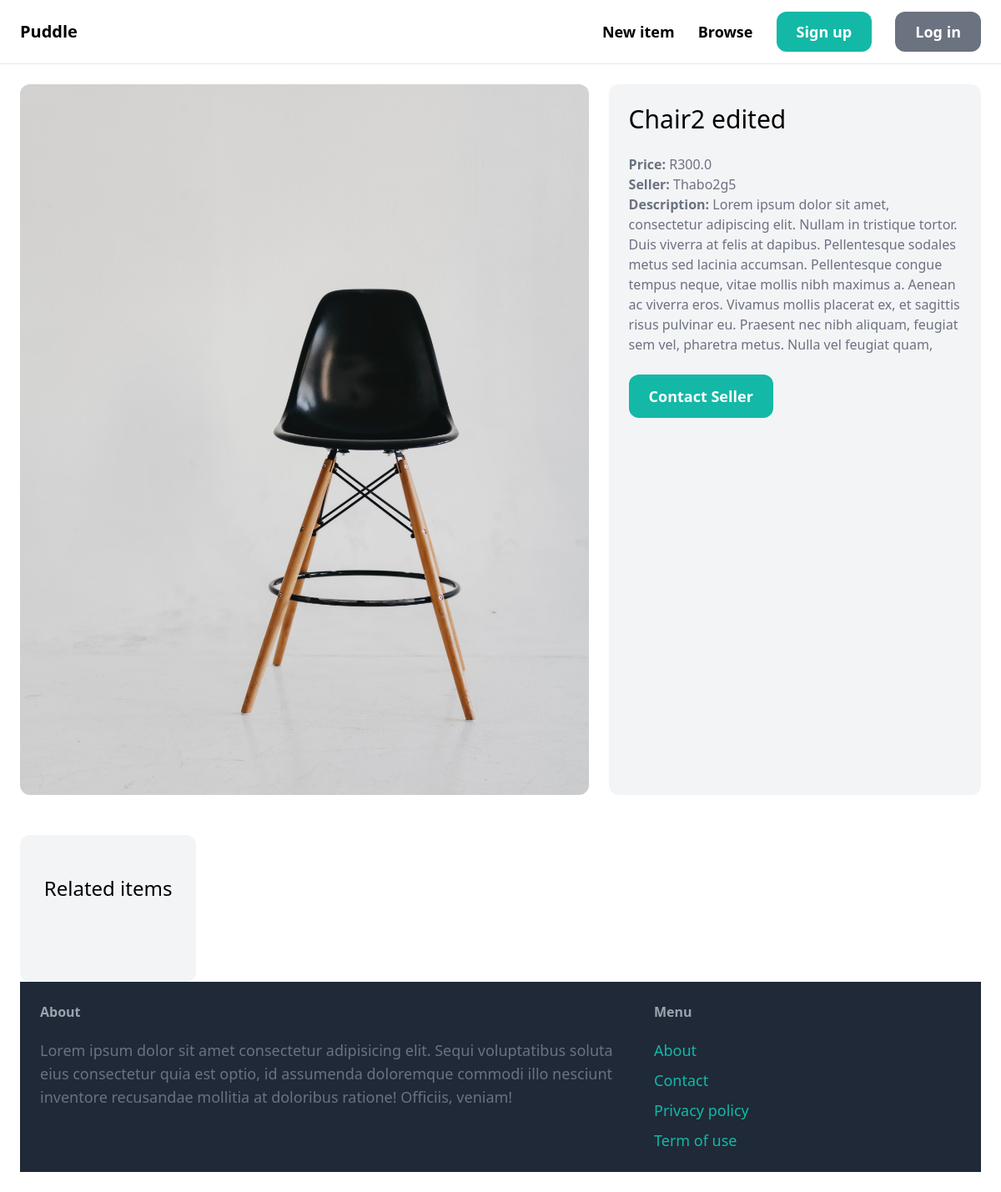
The page /items/5/ on the database as committed earlier.
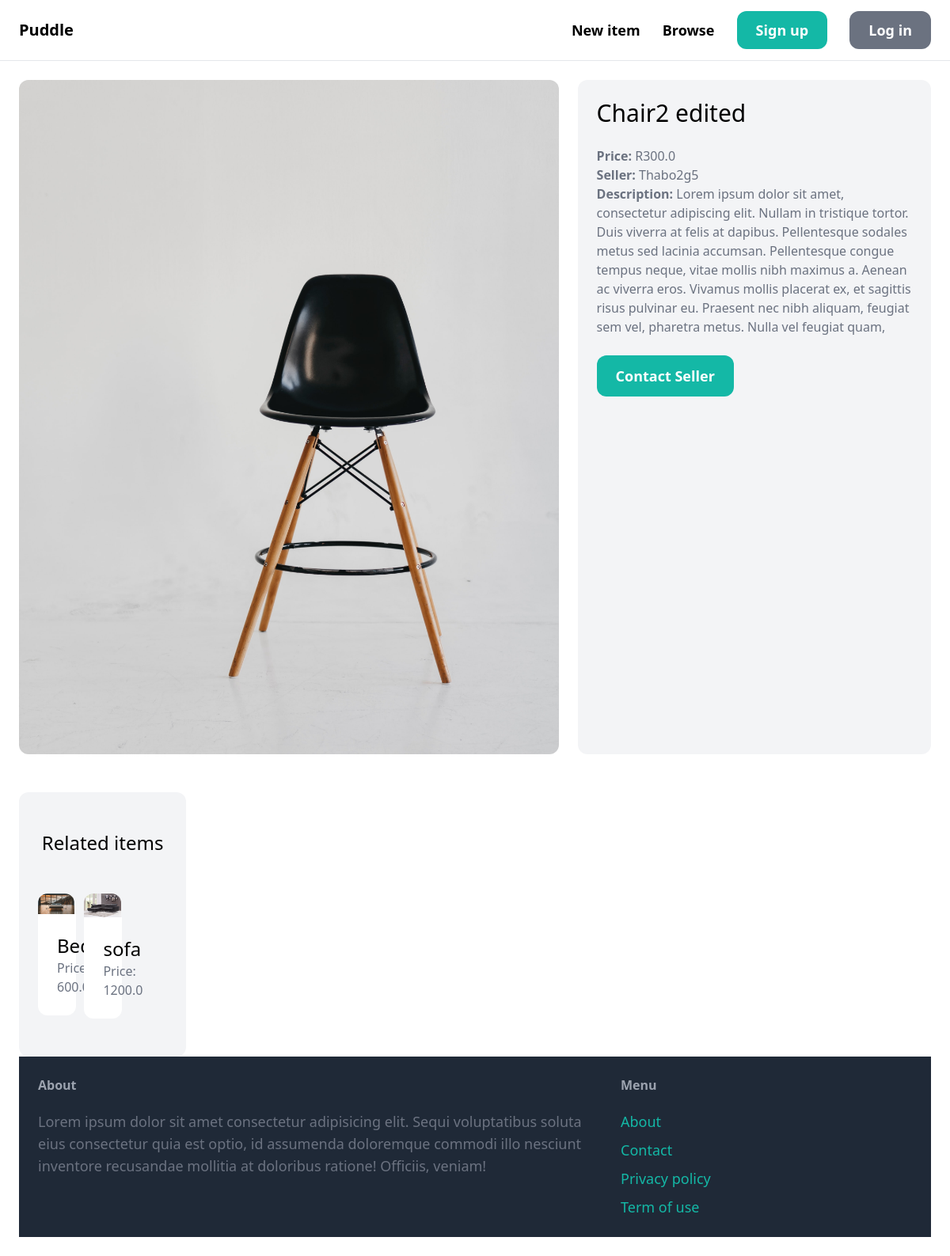
The same page on the database as committed later.
### item/models.py (models this page shows, shortened)
class Item (models.Model):
    category = models.ForeignKey(
        Category, related_name='items', on_delete=models.CASCADE)
    name = models.CharField(max_length=255)
    description = models.TextField(blank=True, null=True)
    image = models.ImageField(upload_to='item_images', blank=True, null=True)
    price = models.FloatField()
    is_sold = models.BooleanField(default=False)
    created_by = models.ForeignKey(
        User, related_name='items', on_delete=models.CASCADE)
    created_at = models.DateTimeField(auto_now_add=True)

### item/views.py (the view)
# urls.py: path('<int:pk>/', views.detail, name='detail'),
def detail(request, pk):
    item = get_object_or_404(Item, pk=pk)
    related_items = Item.objects.filter(category=item.category, is_sold=False).exclude(pk=pk)[0:3]
    return render(request, 'item/detail.html', {
        'item': item,
        'related_items':related_items
    })

### item/templates/item/detail.html (shortened to what this page needs)
{% extends 'core/base.html' %}
{% block content %}
<div class="grid grid-cols-5 gap-6">
  <div class="col-span-3">
    <img src="{{item.image.url}}" class="rounded-xl" alt="" />
  </div>
  <div class="col-span-2 p-6 bg-gray-100 rounded-xl">
  <h1 class="mb-6 text-3xl">{{item.name}}</h1>
  <p class="text-gray-500"><strong>Price: </strong>R{{item.price}}</p>
  <p class="text-gray-500"><strong>Seller: </strong>{{item.created_by.username}}</p>
  {% if item.description %}
  <p class="text-gray-500"><strong>Description: </strong>{{item.description}}</p> <p class="text-gray-700"></p>
  {% endif %}
  {% if request.user == item.created_by %}
     <div class="mt-6 p-6 bg-white rounded-xl">
        <p>This is your item</p>
        <a href="{%url 'item:edit' item.id %}" class="inline-block mt-6 px-6 py-3 text-lg font-semibold bg-teal-500 text-white rounded-xl">Edit</a>
        <a href="{%url 'item:delete' item.id %}" class="inline-block mt-6 px-6 py-3 text-lg font-semibold bg-red-500 text-white rounded-xl">Delete</a>
     </div>
  {% else %}
       <a href="#" class="inline-block mt-6 px-6 py-3 text-lg font-semibold bg-teal-500 text-white rounded-xl hover:bg-teal-700">Contact Seller </a>
  {% endif %}
</div>
<div class="mt-6 px-6 py-12 bg-gray-100 rounded-xl">
    <h2 class="mb-12 text-2xl text-center">Related items</h2>
    <div class="grid grid-cols-3 gap-3">
        {% for item in related_items %}
            <div>
                <a href="{% url 'item:detail' item.id %}">
                    <div>
                        <img src="{{ item.image.url }}" class="rounded-t-xl">
                    </div>
                    <div class="p-6 bg-white rounded-b-xl">
                        <h2 class="text-2xl">{{ item.name }}</h2>
                        <p class="text-gray-500">Price: {{ item.price }}</p>
                    </div>
                </a>
            </div>
        {% endfor %}
    </div>
</div>
{% endblock content %}

Rows that differ between the two databases and show on the page:
added Item: image (picture), name "Bed", price "600.0"
added Item: image (picture), name "sofa", price "1200.0"
